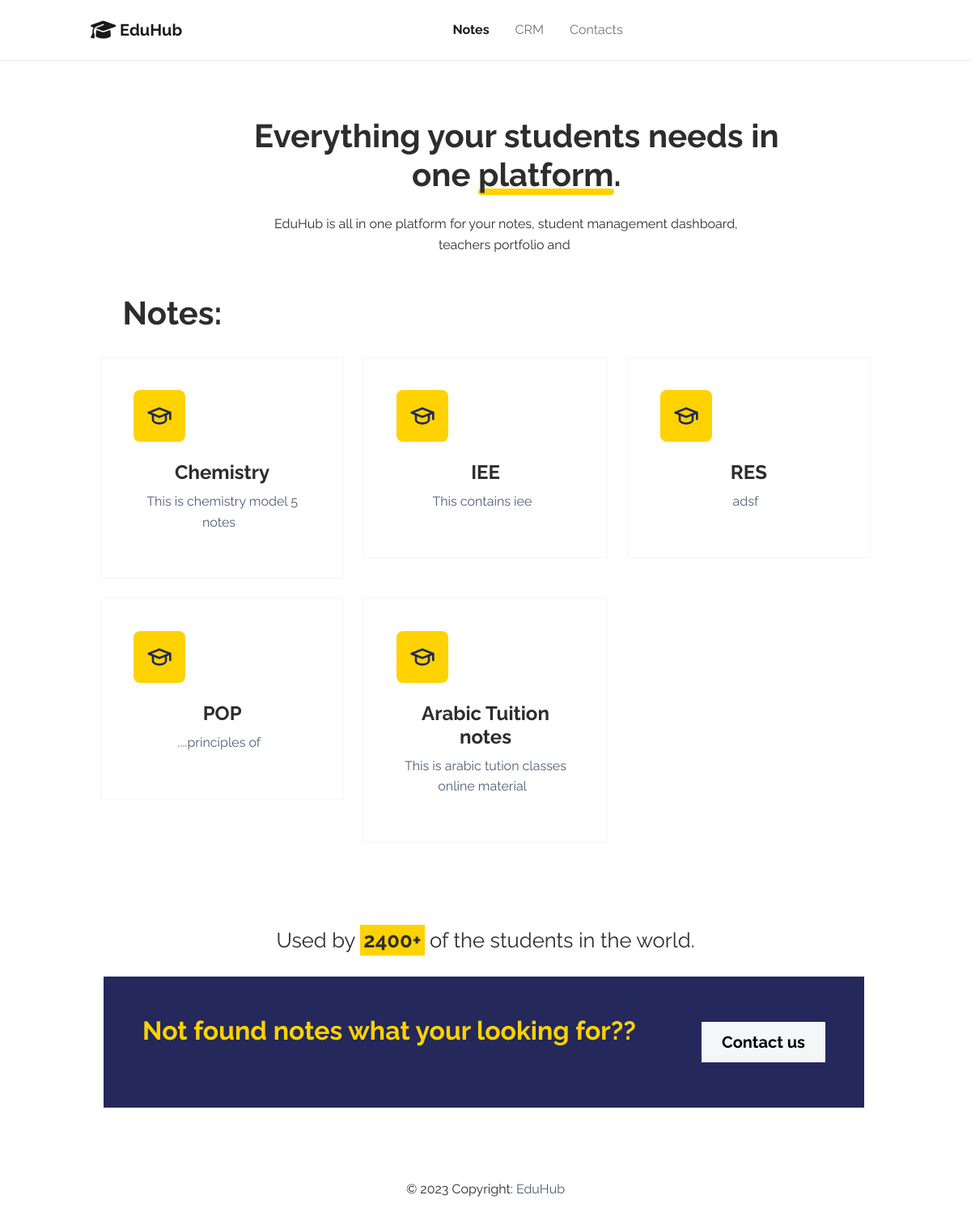
The app's page /notes with its own data.
### students/models.py (models this page shows, shortened)
class Notes(models.Model):
    title = models.CharField(max_length=50)
    description = models.CharField(max_length=90)
    date_added = models.DateTimeField(auto_now_add=True)
    file = models.FileField( upload_to=None, max_length=100)

### students/views.py (the view)
# urls.py: path("notes", views.notes, name="notes")
def notes(request):
    return render(request, "students/notes.html", {
        "notes": Notes.objects.all()
    })

### students/templates/students/notes.html (shortened to what this page needs)
{% extends 'students/base.html' %}
{% load static %}
{% block nav_bar %}
<ul class="navbar-nav mx-auto">
  <li class="nav-item">
    <a class="nav-link active" href="{% url 'notes' %}">Notes</a>
  </li>
  <li class="nav-item">
    <a class="nav-link " href="{% url 'index' %}">CRM</a>
  </li>
  <li class="nav-item">
    <a class="nav-link" href="{% url 'contact' %}">Contacts</a>
  </li>
</ul>
{% endblock nav_bar %}
{% block body %}
<body style="text-align: center;">
  <section class="py-5 mt-5" style="padding-bottom: 15px;margin-bottom: -41px;">
    <div class="container py-4 py-xl-5" style="margin-right: 64px;padding-left: 0px;padding-right: 0px;margin-left: 165px;margin-bottom: -98px;padding-bottom: 0px;">
      <div class="row gy-4 gy-md-0">
        <div class="col-md-8 col-xxl-9 text-center text-md-start d-flex d-sm-flex d-md-flex justify-content-center align-items-center justify-content-md-start align-items-md-center justify-content-xl-center">
          <div style="max-width: 350px;text-align: center;">
            <h1 class="display-6 fw-bold mb-4" style="text-align: center;padding-left: 0px;margin-bottom: -4px;padding-right: 10px;margin-right: -419px;margin-left: -121px;">Everything your students needs in one&nbsp;<span class="underline">platform</span>.</h1><p class="my-4" style="margin-left: 4px;margin-right: -266px;padding-right: 8px;">EduHub is all in one platform for your notes, student management dashboard, teachers portfolio and&nbsp;</p>
          </div>
        </div>
      </div>
    </div>
  </section>
  <section>
    <div class="container py-4 py-xl-5" style="padding-top: 22px;margin-bottom: -44px;margin-top: -94px;">
      <div class="row mb-5">
        <div class="col-md-8 col-xl-6 pt-4">
          <h1 style="margin-right: 274px;"><strong>Notes:</strong></h1>
        </div>
      </div>
      <section>
        <div class="container py-4 py-xl-5" style="padding-top: 14px;margin-top: -74px;">
          <div class="row gy-4 row-cols-1 row-cols-md-2 row-cols-lg-3">
            {% if notes %}
            {% for note in notes %}
            <div class="col" href="{{ note.file }}">
              <div class="card border-light border-1 d-flex justify-content-center p-4">
                <div class="card-body">
                  <div>
                    <div class="bs-icon-lg bs-icon-rounded bs-icon-secondary d-flex flex-shrink-0 justify-content-center align-items-center d-inline-block mb-4 bs-icon">
                    </div><h4 class="fw-bold">{{ note.title }}
                    </h4><p class="text-muted">
                    {{ note.description }}
                    </p>
                  </div>
                </div>
              </div>
            </div>
            {% endfor %}
            {% endif %}
          </div>
        </div>
      </section>
    </div>
  </section>
  <section class="py-5">
    <p class="mb-4" style="font-size: 1.6rem;padding-left: 0px;">
      Used by <span class="bg-warning p-1"><strong>2400+</strong></span>&nbsp;of the students in the world.
    </p>
    <div class="text-white bg-primary border rounded border-0 border-primary d-flex flex-column justify-content-between flex-lg-row p-4 p-md-5" style="padding-left: 20px;margin-left: 128px;margin-right: 132px;">
      <div class="pb-2 pb-lg-1">
        <h2 class="fw-bold text-warning mb-2">Not found notes what your looking for??</h2>
      </div>
      <div class="my-2">
        <a class="btn btn-light fs-5 py-2 px-4" role="button" href="{% url 'contact' %}">Contact us</a>
      </div>
    </div>
  </section>
{% endblock body %}

### records on screen
Notes: title "Chemistry", description "This is chemistry model 5 notes"
Notes: title "IEE", description "This contains iee"
Notes: title "RES", description "adsf"
Notes: title "POP", description "....principles of"
Notes: title "Arabic Tuition notes", description "This is arabic tution classes online material"
